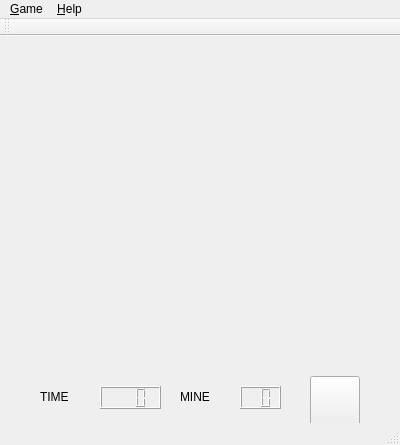
<?xml version="1.0" encoding="UTF-8"?>
<ui version="4.0">
 <class>MainWindow</class>
 <widget class="QMainWindow" name="MainWindow">
  <property name="geometry">
   <rect>
    <x>0</x>
    <y>0</y>
    <width>400</width>
    <height>445</height>
   </rect>
  </property>
  <property name="minimumSize">
   <size>
    <width>400</width>
    <height>445</height>
   </size>
  </property>
  <property name="maximumSize">
   <size>
    <width>400</width>
    <height>445</height>
   </size>
  </property>
  <property name="windowTitle">
   <string>MainWindow</string>
  </property>
  <widget class="QWidget" name="centralWidget">
   <property name="minimumSize">
    <size>
     <width>400</width>
     <height>245</height>
    </size>
   </property>
   <widget class="QLabel" name="label">
    <property name="geometry">
     <rect>
      <x>40</x>
      <y>340</y>
      <width>61</width>
      <height>41</height>
     </rect>
    </property>
    <property name="styleSheet">
     <string notr="true">font: 20pt &quot;Tw Cen MT&quot;;</string>
    </property>
    <property name="text">
     <string>TIME</string>
    </property>
   </widget>
   <widget class="QLCDNumber" name="lcdTimer">
    <property name="geometry">
     <rect>
      <x>100</x>
      <y>350</y>
      <width>61</width>
      <height>23</height>
     </rect>
    </property>
    <property name="numDigits">
     <number>3</number>
    </property>
   </widget>
   <widget class="QLabel" name="label_2">
    <property name="geometry">
     <rect>
      <x>180</x>
      <y>340</y>
      <width>61</width>
      <height>41</height>
     </rect>
    </property>
    <property name="styleSheet">
     <string notr="true">font: 20pt &quot;Tw Cen MT&quot;;</string>
    </property>
    <property name="text">
     <string>MINE</string>
    </property>
   </widget>
   <widget class="QLCDNumber" name="lcdMineNumber">
    <property name="geometry">
     <rect>
      <x>240</x>
      <y>350</y>
      <width>41</width>
      <height>23</height>
     </rect>
    </property>
    <property name="numDigits">
     <number>2</number>
    </property>
   </widget>
   <widget class="QPushButton" name="resetButton">
    <property name="geometry">
     <rect>
      <x>310</x>
      <y>340</y>
      <width>50</width>
      <height>50</height>
     </rect>
    </property>
    <property name="text">
     <string/>
    </property>
    <property name="iconSize">
     <size>
      <width>50</width>
      <height>50</height>
     </size>
    </property>
   </widget>
   <widget class="QWidget" name="gridLayoutWidget">
    <property name="geometry">
     <rect>
      <x>50</x>
      <y>30</y>
      <width>300</width>
      <height>300</height>
     </rect>
    </property>
    <layout class="QGridLayout" name="mapLayout"/>
   </widget>
  </widget>
  <widget class="QMenuBar" name="menuBar">
   <property name="geometry">
    <rect>
     <x>0</x>
     <y>0</y>
     <width>400</width>
     <height>22</height>
    </rect>
   </property>
   <widget class="QMenu" name="menuGame">
    <property name="statusTip">
     <string/>
    </property>
    <property name="title">
     <string>&amp;Game</string>
    </property>
    <addaction name="action_Reset"/>
    <addaction name="separator"/>
    <addaction name="action_Top_ten"/>
    <addaction name="action_Clear_Top_ten"/>
    <addaction name="separator"/>
    <addaction name="actionE_Xit"/>
   </widget>
   <widget class="QMenu" name="menuHelp">
    <property name="title">
     <string>&amp;Help</string>
    </property>
    <addaction name="actionHelp"/>
    <addaction name="action_About"/>
   </widget>
   <addaction name="menuGame"/>
   <addaction name="menuHelp"/>
  </widget>
  <widget class="QToolBar" name="mainToolBar">
   <attribute name="toolBarArea">
    <enum>TopToolBarArea</enum>
   </attribute>
   <attribute name="toolBarBreak">
    <bool>false</bool>
   </attribute>
  </widget>
  <widget class="QStatusBar" name="statusBar"/>
  <action name="action_Reset">
   <property name="text">
    <string>&amp;Reset</string>
   </property>
   <property name="shortcut">
    <string>Ctrl+R</string>
   </property>
  </action>
  <action name="action_Top_ten">
   <property name="text">
    <string>&amp;Top ten</string>
   </property>
   <property name="shortcut">
    <string>Ctrl+T</string>
   </property>
  </action>
  <action name="actionE_Xit">
   <property name="text">
    <string>e&amp;Xit</string>
   </property>
   <property name="shortcut">
    <string>Ctrl+X</string>
   </property>
  </action>
  <action name="actionHelp">
   <property name="text">
    <string>&amp;Help</string>
   </property>
   <property name="shortcut">
    <string>Ctrl+H</string>
   </property>
  </action>
  <action name="action_About">
   <property name="text">
    <string>&amp;About</string>
   </property>
   <property name="shortcut">
    <string>Ctrl+A</string>
   </property>
  </action>
  <action name="action_Clear_Top_ten">
   <property name="text">
    <string>&amp;Clear Top ten</string>
   </property>
   <property name="shortcut">
    <string>Ctrl+C</string>
   </property>
  </action>
 </widget>
 <layoutdefault spacing="6" margin="11"/>
 <resources/>
 <connections/>
</ui>
